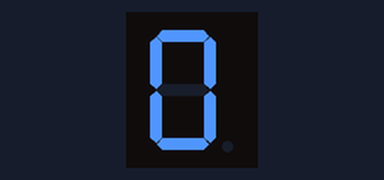
A sketch run on a simulated Arduino Uno, built with avr-gcc and run on an emulated ATmega328P. Shown: 1-digit seven-segment display. Wiring (inferred from the names in the program): 1-digit 7-segment display, segments lit when LOW: segments pin 0, pin 1, pin 2, pin 3, pin 4, pin 5, pin 6, pin 7. The segment pins are drawn as the display they are named for.

Above: at 0.3 s.
At 0.7 s:
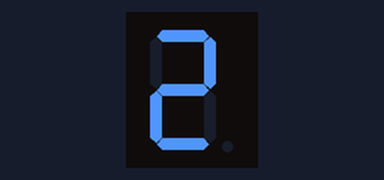
At 1.3 s:
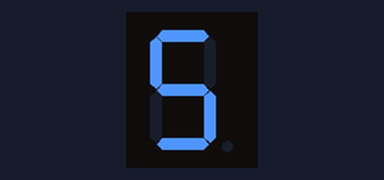
At 1.9 s:
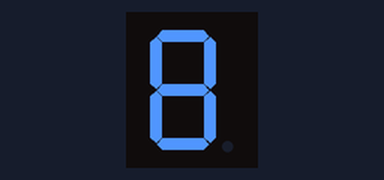
At 2.5 s:
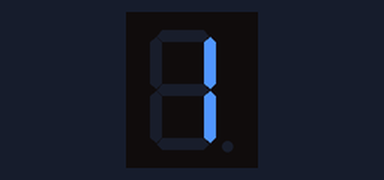

Measured:
- by itself, everything shown: repeats every 2.0 s, in 10 steps

The sketch:

Static_IND_scetch.ino
```cpp
#include "led.c"


/*
#define a 0
#define reset_a digitalWrite(a, HIGH)
#define set_a digitalWrite(a, LOW)

#define b 1
#define reset_b digitalWrite(b, HIGH)
#define set_b digitalWrite(b, LOW)

#define c 2
#define reset_c digitalWrite(c, HIGH)
#define set_c digitalWrite(c, LOW)

#define d 3
#define reset_d digitalWrite(d, HIGH)
#define set_d digitalWrite(d, LOW)

#define e 4
#define reset_e digitalWrite(e, HIGH)
#define set_e digitalWrite(e, LOW)

#define f 5
#define reset_f digitalWrite(f, HIGH)
#define set_f digitalWrite(f, LOW)

#define g 6
#define reset_g digitalWrite(g, HIGH)
#define set_g digitalWrite(g, LOW)

#define dp 7
#define reset_dp digitalWrite(dp, HIGH)
#define set_dp digitalWrite(dp, LOW)
*/

int ms_delay = 200;


void setup() {

  pinMode(a, OUTPUT);
  pinMode(b, OUTPUT);
  pinMode(c, OUTPUT);
  pinMode(d, OUTPUT);
  pinMode(e, OUTPUT);
  pinMode(f, OUTPUT);
  pinMode(g, OUTPUT);
  pinMode(dp, OUTPUT);

  reset_a;
  reset_b;
  reset_c;
  reset_d;
  reset_e;
  reset_f;
  reset_g;
  reset_dp;

  delay(ms_delay);

}

void loop() {

  for(int i = 0; i < 10; i++){
    segchar(i);
    delay(ms_delay);
  }

}
```

led.c
```cpp
#include "led.h"

void segchar(int seg)
{
        switch (seg)
        {
                case 1:
                        reset_a;set_b;set_c;reset_d;reset_e;reset_f;reset_g;reset_dp;
                        break;
                case 2:
                        set_a;set_b;reset_c;set_d;set_e;reset_f;set_g;reset_dp;
                        break;
                case 3:
                        set_a;set_b;set_c;set_d;reset_e;reset_f;set_g;reset_dp;
                        break;
                case 4:
                        reset_a;set_b;set_c;reset_d;reset_e;set_f;set_g;reset_dp;
                        break;
                case 5:
                        set_a;reset_b;set_c;set_d;reset_e;set_f;set_g;reset_dp;
                        break;
                case 6:
                        set_a;reset_b;set_c;set_d;set_e;set_f;set_g;reset_dp;
                        break;
                case 7:
                        set_a;set_b;set_c;reset_d;reset_e;reset_f;reset_g;reset_dp;
                        break;
                case 8:
                        set_a;set_b;set_c;set_d;set_e;set_f;set_g;reset_dp;
                        break;
                case 9:
                        set_a;set_b;set_c;set_d;reset_e;set_f;set_g;reset_dp;
                        break;
                case 0:
                        set_a;set_b;set_c;set_d;set_e;set_f;reset_g;reset_dp;
                        break;
        }
}
```

led.h
```cpp
#include <Arduino.h>

void segchar(int seg);

#define a 0
#define reset_a digitalWrite(a, HIGH)
#define set_a digitalWrite(a, LOW)

#define b 1
#define reset_b digitalWrite(b, HIGH)
#define set_b digitalWrite(b, LOW)

#define c 2
#define reset_c digitalWrite(c, HIGH)
#define set_c digitalWrite(c, LOW)

#define d 3
#define reset_d digitalWrite(d, HIGH)
#define set_d digitalWrite(d, LOW)

#define e 4
#define reset_e digitalWrite(e, HIGH)
#define set_e digitalWrite(e, LOW)

#define f 5
#define reset_f digitalWrite(f, HIGH)
#define set_f digitalWrite(f, LOW)

#define g 6
#define reset_g digitalWrite(g, HIGH)
#define set_g digitalWrite(g, LOW)

#define dp 7
#define reset_dp digitalWrite(dp, HIGH)
#define set_dp digitalWrite(dp, LOW)
```
